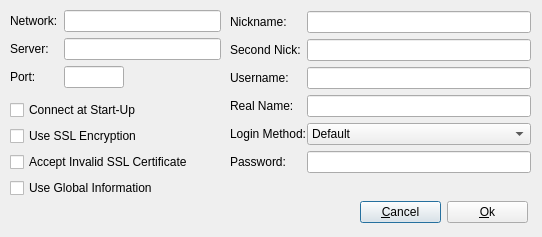
<?xml version="1.0" encoding="UTF-8"?>
<ui version="4.0">
 <class>AddNetworkDlg</class>
 <widget class="QDialog" name="AddNetworkDlg">
  <property name="enabled">
   <bool>true</bool>
  </property>
  <property name="geometry">
   <rect>
    <x>0</x>
    <y>0</y>
    <width>542</width>
    <height>237</height>
   </rect>
  </property>
  <property name="minimumSize">
   <size>
    <width>542</width>
    <height>237</height>
   </size>
  </property>
  <property name="maximumSize">
   <size>
    <width>542</width>
    <height>237</height>
   </size>
  </property>
  <property name="windowTitle">
   <string>Add Network</string>
  </property>
  <widget class="QWidget" name="layoutWidget">
   <property name="geometry">
    <rect>
     <x>10</x>
     <y>100</y>
     <width>207</width>
     <height>100</height>
    </rect>
   </property>
   <layout class="QVBoxLayout" name="verticalLayout">
    <item>
     <widget class="QCheckBox" name="connectCkb">
      <property name="text">
       <string>Connect at Start-Up</string>
      </property>
     </widget>
    </item>
    <item>
     <widget class="QCheckBox" name="sslCkb">
      <property name="text">
       <string>Use SSL Encryption</string>
      </property>
     </widget>
    </item>
    <item>
     <widget class="QCheckBox" name="invalidCertCkb">
      <property name="text">
       <string>Accept Invalid SSL Certificate</string>
      </property>
     </widget>
    </item>
    <item>
     <widget class="QCheckBox" name="globalInfoCkb">
      <property name="text">
       <string>Use Global Information</string>
      </property>
     </widget>
    </item>
   </layout>
  </widget>
  <widget class="QWidget" name="layoutWidget">
   <property name="geometry">
    <rect>
     <x>360</x>
     <y>200</y>
     <width>168</width>
     <height>24</height>
    </rect>
   </property>
   <layout class="QHBoxLayout" name="horizontalLayout">
    <item>
     <widget class="QPushButton" name="cancelBtn">
      <property name="text">
       <string>&amp;Cancel</string>
      </property>
     </widget>
    </item>
    <item>
     <widget class="QPushButton" name="okBtn">
      <property name="text">
       <string>&amp;Ok</string>
      </property>
     </widget>
    </item>
   </layout>
  </widget>
  <widget class="QWidget" name="layoutWidget">
   <property name="geometry">
    <rect>
     <x>10</x>
     <y>10</y>
     <width>211</width>
     <height>80</height>
    </rect>
   </property>
   <layout class="QFormLayout" name="formLayout">
    <item row="0" column="0">
     <widget class="QLabel" name="label_9">
      <property name="text">
       <string>Network:</string>
      </property>
     </widget>
    </item>
    <item row="0" column="1">
     <widget class="QLineEdit" name="networkLE"/>
    </item>
    <item row="1" column="0">
     <widget class="QLabel" name="label">
      <property name="text">
       <string>Server:</string>
      </property>
     </widget>
    </item>
    <item row="1" column="1">
     <widget class="QLineEdit" name="serverLE"/>
    </item>
    <item row="2" column="0">
     <widget class="QLabel" name="label_2">
      <property name="text">
       <string>Port:</string>
      </property>
     </widget>
    </item>
    <item row="2" column="1">
     <widget class="QLineEdit" name="portLE">
      <property name="maximumSize">
       <size>
        <width>60</width>
        <height>16777215</height>
       </size>
      </property>
     </widget>
    </item>
   </layout>
  </widget>
  <widget class="QWidget" name="">
   <property name="geometry">
    <rect>
     <x>230</x>
     <y>11</y>
     <width>301</width>
     <height>164</height>
    </rect>
   </property>
   <layout class="QFormLayout" name="formLayout_2">
    <item row="0" column="0">
     <widget class="QLabel" name="label_3">
      <property name="text">
       <string>Nickname:</string>
      </property>
     </widget>
    </item>
    <item row="0" column="1">
     <widget class="QLineEdit" name="nickLE">
      <property name="enabled">
       <bool>true</bool>
      </property>
     </widget>
    </item>
    <item row="1" column="0">
     <widget class="QLabel" name="label_4">
      <property name="text">
       <string>Second Nick:</string>
      </property>
     </widget>
    </item>
    <item row="1" column="1">
     <widget class="QLineEdit" name="nick2LE"/>
    </item>
    <item row="2" column="0">
     <widget class="QLabel" name="label_5">
      <property name="text">
       <string>Username:</string>
      </property>
     </widget>
    </item>
    <item row="2" column="1">
     <widget class="QLineEdit" name="usernameLE"/>
    </item>
    <item row="3" column="0">
     <widget class="QLabel" name="label_6">
      <property name="text">
       <string>Real Name:</string>
      </property>
     </widget>
    </item>
    <item row="3" column="1">
     <widget class="QLineEdit" name="realNameLE"/>
    </item>
    <item row="4" column="0">
     <widget class="QLabel" name="label_7">
      <property name="sizePolicy">
       <sizepolicy hsizetype="Preferred" vsizetype="Preferred">
        <horstretch>0</horstretch>
        <verstretch>0</verstretch>
       </sizepolicy>
      </property>
      <property name="minimumSize">
       <size>
        <width>95</width>
        <height>0</height>
       </size>
      </property>
      <property name="maximumSize">
       <size>
        <width>95</width>
        <height>16777215</height>
       </size>
      </property>
      <property name="text">
       <string>Login Method:</string>
      </property>
     </widget>
    </item>
    <item row="4" column="1">
     <widget class="QComboBox" name="loginMethodCbo">
      <item>
       <property name="text">
        <string>Default</string>
       </property>
      </item>
      <item>
       <property name="text">
        <string>Server Password (/SERVER &lt;PASS&gt;)</string>
       </property>
      </item>
      <item>
       <property name="text">
        <string>NickServ (/msg NickServ Identify &lt;PASS&gt;)</string>
       </property>
      </item>
     </widget>
    </item>
    <item row="5" column="0">
     <widget class="QLabel" name="label_8">
      <property name="text">
       <string>Password:</string>
      </property>
     </widget>
    </item>
    <item row="5" column="1">
     <widget class="QLineEdit" name="passwordLE">
      <property name="echoMode">
       <enum>QLineEdit::Password</enum>
      </property>
     </widget>
    </item>
   </layout>
  </widget>
 </widget>
 <resources/>
 <connections>
  <connection>
   <sender>okBtn</sender>
   <signal>clicked()</signal>
   <receiver>AddNetworkDlg</receiver>
   <slot>accept()</slot>
   <hints>
    <hint type="sourcelabel">
     <x>500</x>
     <y>213</y>
    </hint>
    <hint type="destinationlabel">
     <x>457</x>
     <y>186</y>
    </hint>
   </hints>
  </connection>
  <connection>
   <sender>cancelBtn</sender>
   <signal>clicked()</signal>
   <receiver>AddNetworkDlg</receiver>
   <slot>reject()</slot>
   <hints>
    <hint type="sourcelabel">
     <x>391</x>
     <y>216</y>
    </hint>
    <hint type="destinationlabel">
     <x>233</x>
     <y>204</y>
    </hint>
   </hints>
  </connection>
 </connections>
</ui>
